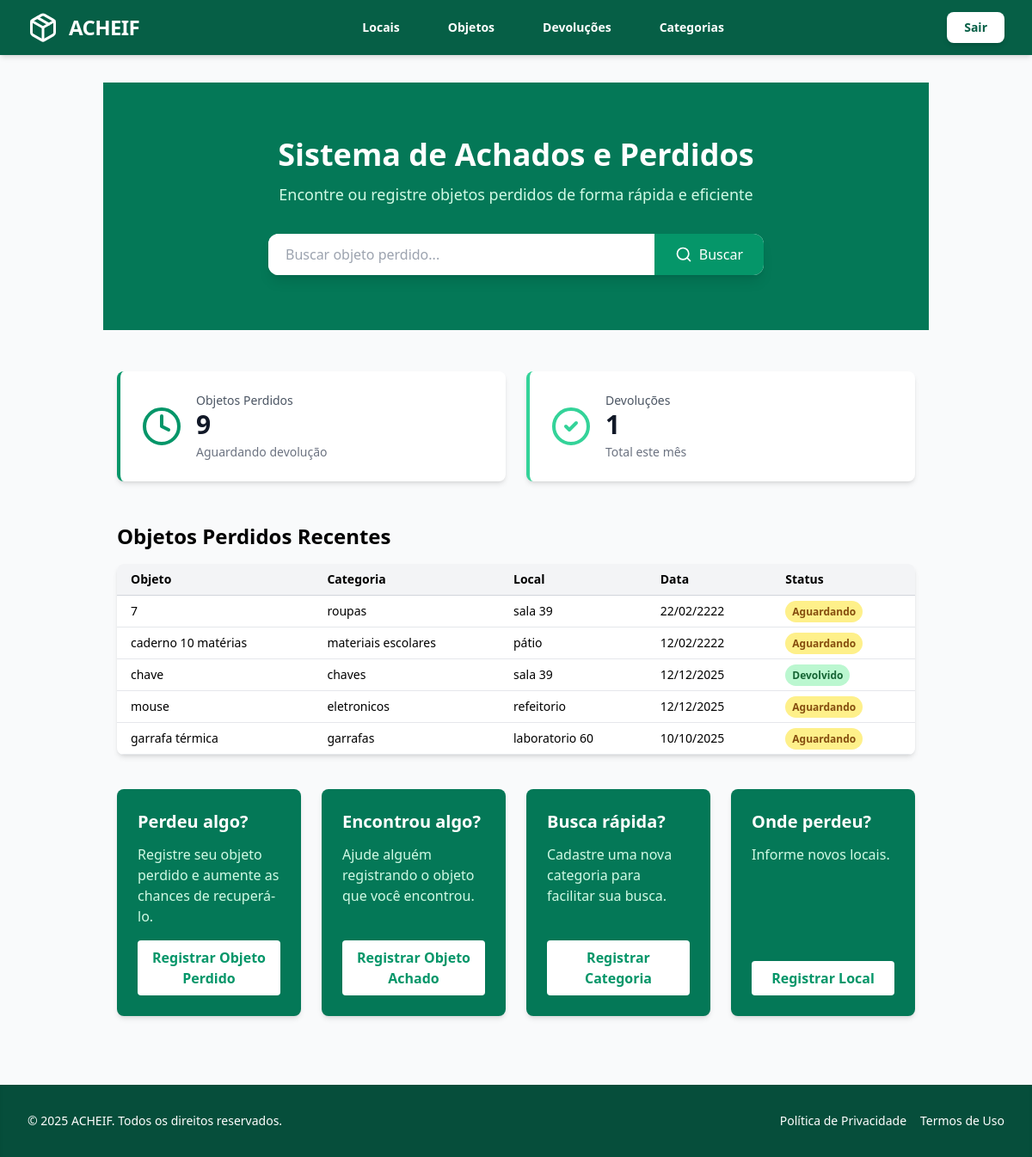
The app's page /, older data.
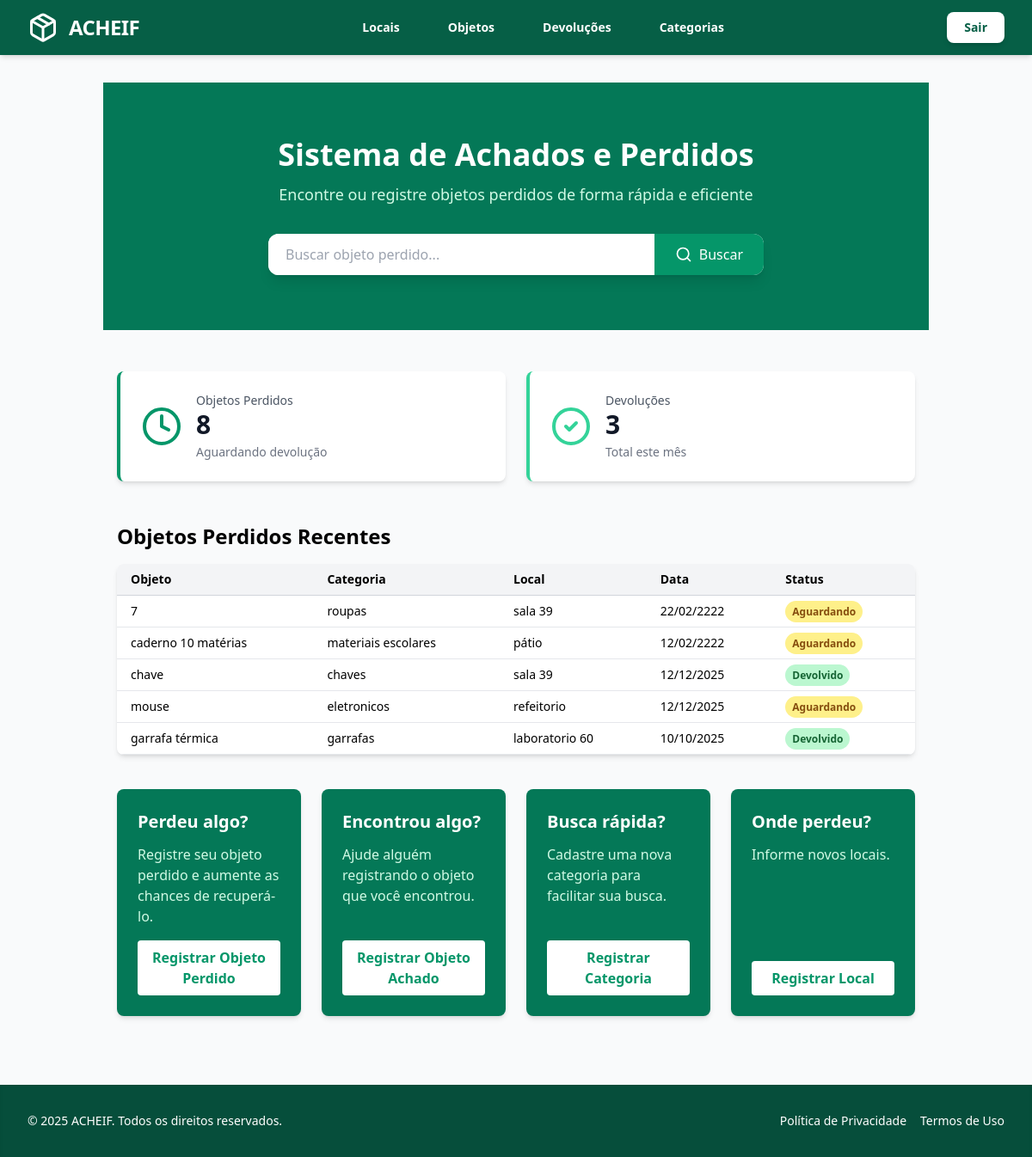
The same page, newer data.
### objetos/models.py (models this page shows, shortened)
class Objeto(models.Model):
    STATUS_CHOICES = [
        ('aguardando', 'Aguardando Devolução'),
        ('devolvido', 'Devolvido'),
    ]
    tipo = models.CharField(max_length=100)
    descricao = models.TextField()
    foto = models.ImageField(upload_to='objetos_fotos/', null=True, blank=True)  # novo campo
    data_achado = models.DateField()
    local_achado = models.CharField(max_length=100)
    categoria = models.ForeignKey(
        Categoria, on_delete=models.SET_NULL, null=True, blank=True, related_name="objetos"
    )
    status = models.CharField(max_length=20, choices=STATUS_CHOICES, default='aguardando')

class Categoria(models.Model):
    nome = models.CharField(max_length=50, unique=True)
    descricao = models.TextField(blank=True, null=True)
    criado_em = models.DateTimeField(auto_now_add=True)
    atualizado_em = models.DateTimeField(auto_now=True)

### objetos/views.py (the view)
# urls.py: path('', views.dashboard, name='dashboard'),  # dashboard separado
def dashboard(request):
    q = request.GET.get("q")  # termo digitado
    objetos_recentes = Objeto.objects.order_by('-data_achado')
    if q:
        objetos_recentes = objetos_recentes.filter(tipo__icontains=q)  # somente pelo nome
    objetos_recentes = objetos_recentes[:5]  # mantém só os 5 mais recentes filtrados
    total_objetos_perdidos = Objeto.objects.filter(status='aguardando').count()
    total_objetos_achados = Objeto.objects.filter(status='achado').count()
    total_devolucoes = Devolucao.objects.count()
    context = {
        'total_objetos_perdidos': total_objetos_perdidos,
        'total_objetos_achados': total_objetos_achados,
        'total_devolucoes': total_devolucoes,
        'objetos_recentes': objetos_recentes,
        'q': q,  # envia termo de busca pro template
    }
    return render(request, 'objetos/inicio.html', context)

### objetos/templates/objetos/inicio.html (shortened to what the changed rows need)
{% extends 'base.html' %}
{% block content %}
<section class="bg-emerald-700 text-white w-full py-16">
  <div class="max-w-4xl mx-auto px-6 text-center">
    <h2 class="text-4xl font-bold mb-3">Sistema de Achados e Perdidos</h2>
  </div>
</section>
<main class="container mx-auto px-4 py-12">
  <div class="grid grid-cols-1 md:grid-cols-2 gap-6 mb-12">
    <div class="bg-white rounded-lg shadow-md p-6 flex items-center gap-4 border-l-4 border-emerald-600">
      <div>
        <p class="text-sm text-gray-600">Objetos Perdidos</p>
        <p class="text-3xl font-bold text-gray-900">{{ total_objetos_perdidos }}</p>
        <p class="text-sm text-gray-500 mt-1">Aguardando devolução</p>
      </div>
    </div>
    <div class="bg-white rounded-lg shadow-md p-6 flex items-center gap-4 border-l-4 border-emerald-400">
      <div>
        <p class="text-sm text-gray-600">Devoluções</p>
        <p class="text-3xl font-bold text-gray-900">{{ total_devolucoes }}</p>
        <p class="text-sm text-gray-500 mt-1">Total este mês</p>
      </div>
    </div>
  </div>
  <h2 class="text-2xl font-bold mb-4">Objetos Perdidos Recentes</h2>
  <div class="overflow-x-auto rounded-lg shadow-md">
    <table class="min-w-full bg-white">
      <thead class="bg-gray-100 border-b border-gray-300">
        <tr>
          <th class="py-2 px-4 text-left text-sm font-semibold">Objeto</th>
          <th class="py-2 px-4 text-left text-sm font-semibold">Categoria</th>
          <th class="py-2 px-4 text-left text-sm font-semibold">Local</th>
          <th class="py-2 px-4 text-left text-sm font-semibold">Data</th>
          <th class="py-2 px-4 text-left text-sm font-semibold">Status</th>
        </tr>
      </thead>
      <tbody>
        {% for objeto in objetos_recentes %}
        <tr class="border-b border-gray-200 hover:bg-gray-50">
          <td class="py-2 px-4 text-sm">{{ objeto.tipo }}</td>
          <td class="py-2 px-4 text-sm">{% if objeto.categoria %}{{ objeto.categoria.nome }}{% else %}&mdash;{% endif %}</td>
          <td class="py-2 px-4 text-sm">{{ objeto.local_achado }}</td>
          <td class="py-2 px-4 text-sm">{{ objeto.data_achado|date:"d/m/Y" }}</td>
          <td class="py-2 px-4 text-sm">
            {% if objeto.status == 'aguardando' %}
              <span class="bg-yellow-200 text-yellow-800 rounded-full px-2 py-1 text-xs font-semibold">Aguardando</span>
            {% elif objeto.status == 'devolvido' %}
              <span class="bg-green-200 text-green-800 rounded-full px-2 py-1 text-xs font-semibold">Devolvido</span>
            {% else %}
              {{ objeto.get_status_display }}
            {% endif %}
          </td>
        </tr>
        {% empty %}
        <tr>
          <td colspan="5" class="py-4 text-center text-gray-500">Nenhum objeto perdido cadastrado.</td>
        </tr>
        {% endfor %}
      </tbody>
    </table>
  </div>
</main>
{% endblock %}

Row changes from the older to the newer data that the page shows:
changed Objeto "garrafa térmica": status "Aguardando" → "Devolvido"
Text that changed along with them:
{{ total_objetos_perdidos }}: "9" → "8"
{{ total_devolucoes }}: "1" → "3"
